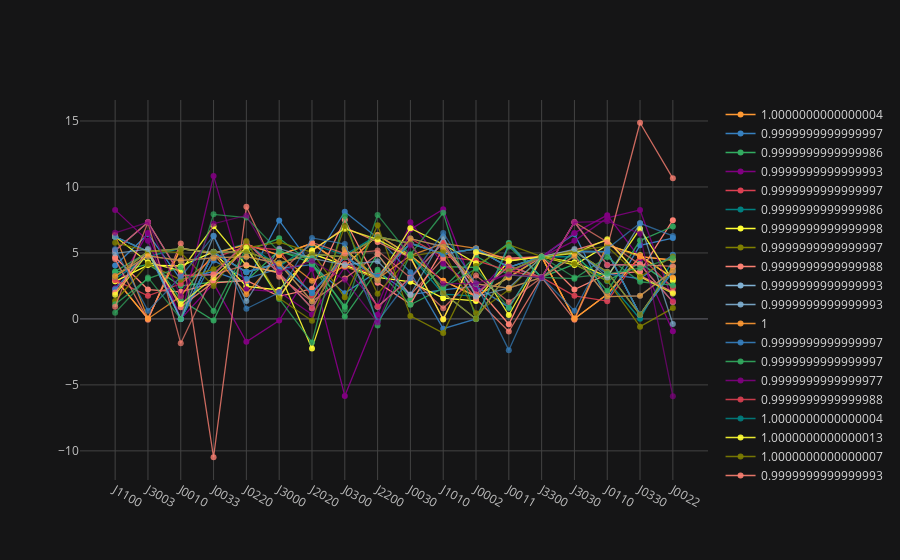

Notebook source saved alongside this figure:
### Markdown cell above
## See final parameters for different pre-trained nets

### Code cell
NetsDataFolder('../data/new_nets/').filter('doublefredkin_diagonal_initvalues4*').plot_parameters(hlines=[])

### Figure 1 — Plotly figure (JSON) as saved in the notebook; plotly's stock layout.template omitted (floating-point values rounded to 4 significant figures)
{"data": [{"connectgaps": true, "line": {"color": "rgba(255, 153, 51, 1.0)", "dash": "solid", "width": 1.3}, "marker": {"size": 6, "symbol": "dot"}, "mode": "lines+markers", "name": 1.0, "text": "", "type": "scatter", "x": ["J1100", "J3003", "J0010", "J0033", "J0220", "J3000", "J2020", "J0300", "J2200", "J0030", "J1010", "J0002", "J0011", "J3300", "J3030", "J0110", "J0330", "J0022"], "y": [3.033, 0.01116, 5.354, 4.959, 5.645, 4.841, 5.726, 3.98, 6.352, 4.801, 2.892, 1.721, 3.145, 4.712, 0.01117, 1.875, 4.724, 4.462]}, {"connectgaps": true, "line": {"color": "rgba(55, 128, 191, 1.0)", "dash": "solid", "width": 1.3}, "marker": {"size": 6, "symbol": "dot"}, "mode": "lines+markers", "name": 1.0, "text": "", "type": "scatter", "x": ["J1100", "J3003", "J0010", "J0033", "J0220", "J3000", "J2020", "J0300", "J2200", "J0030", "J1010", "J0002", "J0011", "J3300", "J3030", "J0110", "J0330", "J0022"], "y": [4.054, 6.431, 2.978, 3.603, 2.731, 7.461, 4.047, 1.952, 3.593, 1.845, 2.201, 2.483, 0.8736, 4.712, 6.431, 1.471, 5.574, 6.126]}, {"connectgaps": true, "line": {"color": "rgba(50, 171, 96, 1.0)", "dash": "solid", "width": 1.3}, "marker": {"size": 6, "symbol": "dot"}, "mode": "lines+markers", "name": 1.0, "text": "", "type": "scatter", "x": ["J1100", "J3003", "J0010", "J0033", "J0220", "J3000", "J2020", "J0300", "J2200", "J0030", "J1010", "J0002", "J0011", "J3300", "J3030", "J0110", "J0330", "J0022"], "y": [3.516, 4.151, 2.51, 2.787, 2.902, 5.179, 4.218, 0.9487, 4.906, 1.49, 3.967, 3.901, 5.745, 3.142, 4.151, 2.868, 4.248, 2.464]}, {"connectgaps": true, "line": {"color": "rgba(128, 0, 128, 1.0)", "dash": "solid", "width": 1.3}, "marker": {"size": 6, "symbol": "dot"}, "mode": "lines+markers", "name": 1.0, "text": "", "type": "scatter", "x": ["J1100", "J3003", "J0010", "J0033", "J0220", "J3000", "J2020", "J0300", "J2200", "J0030", "J1010", "J0002", "J0011", "J3300", "J3030", "J0110", "J0330", "J0022"], "y": [2.305, 6.519, -1.038e-09, 2.688, -1.732, -0.1241, 3.805, -5.835, 0.3141, 6.784, 8.308, 1.862, 4.537, 4.712, 6.519, 7.861, 4.593, -0.9421]}, {"connectgaps": true, "line": {"color": "rgba(219, 64, 82, 1.0)", "dash": "solid", "width": 1.3}, "marker": {"size": 6, "symbol": "dot"}, "mode": "lines+markers", "name": 1.0, "text": "", "type": "scatter", "x": ["J1100", "J3003", "J0010", "J0033", "J0220", "J3000", "J2020", "J0300", "J2200", "J0030", "J1010", "J0002", "J0011", "J3300", "J3030", "J0110", "J0330", "J0022"], "y": [6.224, 5.111, 1.533e-06, 5.045, 3.558, 4.227, 1.968, 4.696, 3.189, 5.73, 4.905, 5.315, 3.912, 4.712, 5.111, 5.095, 0.3164, 3.609]}, {"connectgaps": true, "line": {"color": "rgba(0, 128, 128, 1.0)", "dash": "solid", "width": 1.3}, "marker": {"size": 6, "symbol": "dot"}, "mode": "lines+markers", "name": 1.0, "text": "", "type": "scatter", "x": ["J1100", "J3003", "J0010", "J0033", "J0220", "J3000", "J2020", "J0300", "J2200", "J0030", "J1010", "J0002", "J0011", "J3300", "J3030", "J0110", "J0330", "J0022"], "y": [3.033, 4.724, 5.354, 4.959, 5.726, 3.98, 5.645, 4.841, 6.352, 4.801, 1.875, 1.721, 3.145, 4.712, 4.724, 2.892, 0.01117, 4.462]}, {"connectgaps": true, "line": {"color": "rgba(255, 255, 51, 1.0)", "dash": "solid", "width": 1.3}, "marker": {"size": 6, "symbol": "dot"}, "mode": "lines+markers", "name": 1.0, "text": "", "type": "scatter", "x": ["J1100", "J3003", "J0010", "J0033", "J0220", "J3000", "J2020", "J0300", "J2200", "J0030", "J1010", "J0002", "J0011", "J3300", "J3030", "J0110", "J0330", "J0022"], "y": [2.847, 4.078, 4.011, 5.084, 2.456, 2.193, 4.934, 4.083, 3.145, 2.81, 1.573, 1.363, 4.42, 4.712, 4.078, 5.594, 4.827, 3.062]}, {"connectgaps": true, "line": {"color": "rgba(128, 128, 0, 1.0)", "dash": "solid", "width": 1.3}, "marker": {"size": 6, "symbol": "dot"}, "mode": "lines+markers", "name": 1.0, "text": "", "type": "scatter", "x": ["J1100", "J3003", "J0010", "J0033", "J0220", "J3000", "J2020", "J0300", "J2200", "J0030", "J1010", "J0002", "J0011", "J3300", "J3030", "J0110", "J0330", "J0022"], "y": [3.189, 5.111, 5.315, 5.045, 5.095, 4.227, 4.905, 4.696, 6.224, 5.73, 1.968, 1.067e-06, 3.609, 4.712, 5.111, 3.558, 0.3164, 3.912]}, {"connectgaps": true, "line": {"color": "rgba(251, 128, 114, 1.0)", "dash": "solid", "width": 1.3}, "marker": {"size": 6, "symbol": "dot"}, "mode": "lines+markers", "name": 1.0, "text": "", "type": "scatter", "x": ["J1100", "J3003", "J0010", "J0033", "J0220", "J3000", "J2020", "J0300", "J2200", "J0030", "J1010", "J0002", "J0011", "J3300", "J3030", "J0110", "J0330", "J0022"], "y": [4.671, 2.225, 2.05, 2.735, 2.908, 1.707, 2.284, 7.519, 2.748, 1.118, 5.331, 2.433, -0.4034, 4.712, 2.225, 3.395, 3.588, 7.485]}, {"connectgaps": true, "line": {"color": "rgba(128, 177, 211, 1.0)", "dash": "solid", "width": 1.3}, "marker": {"size": 6, "symbol": "dot"}, "mode": "lines+markers", "name": 1.0, "text": "", "type": "scatter", "x": ["J1100", "J3003", "J0010", "J0033", "J0220", "J3000", "J2020", "J0300", "J2200", "J0030", "J1010", "J0002", "J0011", "J3300", "J3030", "J0110", "J0330", "J0022"], "y": [5.177, 7.332, 3.285, 3.363, 5.831, 3.463, 0.8061, 4.949, 0.9276, 3.113, 5.793, 1.85, 3.989, 3.142, 7.332, 4.093, 4.116, 1.287]}, {"connectgaps": true, "line": {"color": "rgba(128, 177, 211, 0.89999999999999991)", "dash": "solid", "width": 1.3}, "marker": {"size": 6, "symbol": "dot"}, "mode": "lines+markers", "name": 1.0, "text": "", "type": "scatter", "x": ["J1100", "J3003", "J0010", "J0033", "J0220", "J3000", "J2020", "J0300", "J2200", "J0030", "J1010", "J0002", "J0011", "J3300", "J3030", "J0110", "J0330", "J0022"], "y": [6.224, 5.111, 1.787e-06, 5.045, 3.558, 4.227, 1.968, 4.696, 3.189, 5.73, 4.905, 5.315, 3.912, 4.712, 5.111, 5.095, 0.3164, 3.609]}, {"connectgaps": true, "line": {"color": "rgba(255, 153, 51, 0.89999999999999991)", "dash": "solid", "width": 1.3}, "marker": {"size": 6, "symbol": "dot"}, "mode": "lines+markers", "name": 1, "text": "", "type": "scatter", "x": ["J1100", "J3003", "J0010", "J0033", "J0220", "J3000", "J2020", "J0300", "J2200", "J0030", "J1010", "J0002", "J0011", "J3300", "J3030", "J0110", "J0330", "J0022"], "y": [3.033, 0.01117, 5.354, 4.959, 5.645, 4.841, 5.726, 3.98, 6.352, 4.801, 2.892, 1.721, 3.145, 4.712, 0.01117, 1.875, 4.724, 4.462]}, {"connectgaps": true, "line": {"color": "rgba(55, 128, 191, 0.89999999999999991)", "dash": "solid", "width": 1.3}, "marker": {"size": 6, "symbol": "dot"}, "mode": "lines+markers", "name": 1.0, "text": "", "type": "scatter", "x": ["J1100", "J3003", "J0010", "J0033", "J0220", "J3000", "J2020", "J0300", "J2200", "J0030", "J1010", "J0002", "J0011", "J3300", "J3030", "J0110", "J0330", "J0022"], "y": [2.249, 5.108, -3.888e-10, 4.435, 3.042, 3.826, 4.119, 8.123, 6.139, 3.528, -0.7416, 2.739e-09, 5.634, 3.142, 5.108, 3.409, 3.044, 4.853]}, {"connectgaps": true, "line": {"color": "rgba(50, 171, 96, 0.89999999999999991)", "dash": "solid", "width": 1.3}, "marker": {"size": 6, "symbol": "dot"}, "mode": "lines+markers", "name": 1.0, "text": "", "type": "scatter", "x": ["J1100", "J3003", "J0010", "J0033", "J0220", "J3000", "J2020", "J0300", "J2200", "J0030", "J1010", "J0002", "J0011", "J3300", "J3030", "J0110", "J0330", "J0022"], "y": [3.602, 5.047, 1.436, -0.1294, 5.134, 6.105, 4.172, 0.1769, 3.725, 1.077, 2.345, 4.772, 3.338, 3.142, 5.047, 2.111, 5.939, 7.002]}, {"connectgaps": true, "line": {"color": "rgba(128, 0, 128, 0.89999999999999991)", "dash": "solid", "width": 1.3}, "marker": {"size": 6, "symbol": "dot"}, "mode": "lines+markers", "name": 1.0, "text": "", "type": "scatter", "x": ["J1100", "J3003", "J0010", "J0033", "J0220", "J3000", "J2020", "J0300", "J2200", "J0030", "J1010", "J0002", "J0011", "J3300", "J3030", "J0110", "J0330", "J0022"], "y": [8.263, 5.917, -1.159e-11, 10.84, 2.24, 2.045, 0.3367, 3.928, 0.9722, 7.325, 4.173, 2.301, 3.494, 4.712, 5.917, 7.652, 8.261, 1.379]}, {"connectgaps": true, "line": {"color": "rgba(219, 64, 82, 0.89999999999999991)", "dash": "solid", "width": 1.3}, "marker": {"size": 6, "symbol": "dot"}, "mode": "lines+markers", "name": 1.0, "text": "", "type": "scatter", "x": ["J1100", "J3003", "J0010", "J0033", "J0220", "J3000", "J2020", "J0300", "J2200", "J0030", "J1010", "J0002", "J0011", "J3300", "J3030", "J0110", "J0330", "J0022"], "y": [2.939, 1.752, 2.662, 4.62, 5.472, 5.234, 1.696, 4.185, 3.256, 6.085, 4.714, 4.427, 3.649, 3.142, 1.752, 1.348, 4.774, 2.334]}, {"connectgaps": true, "line": {"color": "rgba(0, 128, 128, 0.89999999999999991)", "dash": "solid", "width": 1.3}, "marker": {"size": 6, "symbol": "dot"}, "mode": "lines+markers", "name": 1.0, "text": "", "type": "scatter", "x": ["J1100", "J3003", "J0010", "J0033", "J0220", "J3000", "J2020", "J0300", "J2200", "J0030", "J1010", "J0002", "J0011", "J3300", "J3030", "J0110", "J0330", "J0022"], "y": [6.224, 5.111, 1.461e-06, 5.045, 3.558, 4.227, 1.968, 4.696, 3.189, 5.73, 4.905, 5.315, 3.912, 4.712, 5.111, 5.095, 0.3164, 3.609]}, {"connectgaps": true, "line": {"color": "rgba(255, 255, 51, 0.89999999999999991)", "dash": "solid", "width": 1.3}, "marker": {"size": 6, "symbol": "dot"}, "mode": "lines+markers", "name": 1.0, "text": "", "type": "scatter", "x": ["J1100", "J3003", "J0010", "J0033", "J0220", "J3000", "J2020", "J0300", "J2200", "J0030", "J1010", "J0002", "J0011", "J3300", "J3030", "J0110", "J0330", "J0022"], "y": [6.254, 4.293, 3.631, 7.031, 4.055, 3.513, -2.234, 5.33, 2.994, 6.873, 5.654, 4.227, 0.2943, 4.712, 4.293, 3.201, 6.832, 2.885]}, {"connectgaps": true, "line": {"color": "rgba(128, 128, 0, 0.89999999999999991)", "dash": "solid", "width": 1.3}, "marker": {"size": 6, "symbol": "dot"}, "mode": "lines+markers", "name": 1.0, "text": "", "type": "scatter", "x": ["J1100", "J3003", "J0010", "J0033", "J0220", "J3000", "J2020", "J0300", "J2200", "J0030", "J1010", "J0002", "J0011", "J3300", "J3030", "J0110", "J0330", "J0022"], "y": [1.354, 4.152, 2.962, 3.768, 5.382, 5.822, 5.048, 1.65, 7.097, 0.2286, -1.072, 4.019, 5.621, 4.712, 4.152, 2.907, -0.5853, 0.8217]}, {"connectgaps": true, "line": {"color": "rgba(251, 128, 114, 0.89999999999999991)", "dash": "solid", "width": 1.3}, "marker": {"size": 6, "symbol": "dot"}, "mode": "lines+markers", "name": 1.0, "text": "", "type": "scatter", "x": ["J1100", "J3003", "J0010", "J0033", "J0220", "J3000", "J2020", "J0300", "J2200", "J0030", "J1010", "J0002", "J0011", "J3300", "J3030", "J0110", "J0330", "J0022"], "y": [2.003, 5.212, 0.8933, 2.798, 5.408, 1.686, 5.141, 6.927, 5.83, 4.644, -0.00753, 5.028, 4.597, 4.712, 5.212, 5.943, 3.277, 2.03]}, {"connectgaps": true, "line": {"color": "rgba(251, 128, 114, 0.79999999999999982)", "dash": "solid", "width": 1.3}, "marker": {"size": 6, "symbol": "dot"}, "mode": "lines+markers", "name": 1.0, "text": "", "type": "scatter", "x": ["J1100", "J3003", "J0010", "J0033", "J0220", "J3000", "J2020", "J0300", "J2200", "J0030", "J1010", "J0002", "J0011", "J3300", "J3030", "J0110", "J0330", "J0022"], "y": [4.533, -0.06564, 5.723, -10.48, 8.501, 3.204, 1.328, 3.069, 4.891, 1.809, 4.606, 1.531, -0.9583, 3.142, -0.06564, 5.427, 14.87, 10.66]}, {"connectgaps": true, "line": {"color": "rgba(128, 177, 211, 0.79999999999999982)", "dash": "solid", "width": 1.3}, "marker": {"size": 6, "symbol": "dot"}, "mode": "lines+markers", "name": 1.0, "text": "", "type": "scatter", "x": ["J1100", "J3003", "J0010", "J0033", "J0220", "J3000", "J2020", "J0300", "J2200", "J0030", "J1010", "J0002", "J0011", "J3300", "J3030", "J0110", "J0330", "J0022"], "y": [3.189, 5.111, 5.315, 5.045, 5.095, 4.227, 4.905, 4.696, 6.224, 5.73, 1.968, 1.454e-06, 3.609, 4.712, 5.111, 3.558, 0.3164, 3.912]}, {"connectgaps": true, "line": {"color": "rgba(255, 153, 51, 0.79999999999999982)", "dash": "solid", "width": 1.3}, "marker": {"size": 6, "symbol": "dot"}, "mode": "lines+markers", "name": 1.0, "text": "", "type": "scatter", "x": ["J1100", "J3003", "J0010", "J0033", "J0220", "J3000", "J2020", "J0300", "J2200", "J0030", "J1010", "J0002", "J0011", "J3300", "J3030", "J0110", "J0330", "J0022"], "y": [6.352, 0.01117, 1.721, 4.959, 1.875, 4.841, 2.892, 3.98, 3.033, 4.801, 5.726, 5.354, 4.462, 4.712, 0.01117, 5.645, 4.724, 3.145]}, {"connectgaps": true, "line": {"color": "rgba(55, 128, 191, 0.79999999999999982)", "dash": "solid", "width": 1.3}, "marker": {"size": 6, "symbol": "dot"}, "mode": "lines+markers", "name": 1.0, "text": "", "type": "scatter", "x": ["J1100", "J3003", "J0010", "J0033", "J0220", "J3000", "J2020", "J0300", "J2200", "J0030", "J1010", "J0002", "J0011", "J3300", "J3030", "J0110", "J0330", "J0022"], "y": [6.224, 5.111, 1.335e-06, 5.045, 3.558, 4.227, 1.968, 4.696, 3.189, 5.73, 4.905, 5.315, 3.912, 4.712, 5.111, 5.095, 0.3164, 3.609]}, {"connectgaps": true, "line": {"color": "rgba(50, 171, 96, 0.79999999999999982)", "dash": "solid", "width": 1.3}, "marker": {"size": 6, "symbol": "dot"}, "mode": "lines+markers", "name": 1.0, "text": "", "type": "scatter", "x": ["J1100", "J3003", "J0010", "J0033", "J0220", "J3000", "J2020", "J0300", "J2200", "J0030", "J1010", "J0002", "J0011", "J3300", "J3030", "J0110", "J0330", "J0022"], "y": [1.103, 3.051, 3.918, 0.6046, 5.395, 1.516, -1.781, 7.771, -0.5019, 4.896, 8.046, 2.371e-08, 5.481, 3.142, 3.051, 4.688, 2.815, 2.553]}, {"connectgaps": true, "line": {"color": "rgba(128, 0, 128, 0.79999999999999982)", "dash": "solid", "width": 1.3}, "marker": {"size": 6, "symbol": "dot"}, "mode": "lines+markers", "name": 1.0, "text": "", "type": "scatter", "x": ["J1100", "J3003", "J0010", "J0033", "J0220", "J3000", "J2020", "J0300", "J2200", "J0030", "J1010", "J0002", "J0011", "J3300", "J3030", "J0110", "J0330", "J0022"], "y": [3.256, 4.774, 4.427, 4.62, 4.714, 4.185, 1.348, 5.234, 2.939, 6.085, 5.472, 2.662, 2.334, 3.142, 4.774, 1.696, 1.752, 3.649]}, {"connectgaps": true, "line": {"color": "rgba(219, 64, 82, 0.79999999999999982)", "dash": "solid", "width": 1.3}, "marker": {"size": 6, "symbol": "dot"}, "mode": "lines+markers", "name": 1.0, "text": "", "type": "scatter", "x": ["J1100", "J3003", "J0010", "J0033", "J0220", "J3000", "J2020", "J0300", "J2200", "J0030", "J1010", "J0002", "J0011", "J3300", "J3030", "J0110", "J0330", "J0022"], "y": [5.177, 7.332, 3.285, 3.363, 5.831, 3.463, 0.8061, 4.949, 0.9276, 3.113, 5.793, 1.85, 3.989, 3.142, 7.332, 4.093, 4.116, 1.287]}, {"connectgaps": true, "line": {"color": "rgba(0, 128, 128, 0.79999999999999982)", "dash": "solid", "width": 1.3}, "marker": {"size": 6, "symbol": "dot"}, "mode": "lines+markers", "name": 1.0, "text": "", "type": "scatter", "x": ["J1100", "J3003", "J0010", "J0033", "J0220", "J3000", "J2020", "J0300", "J2200", "J0030", "J1010", "J0002", "J0011", "J3300", "J3030", "J0110", "J0330", "J0022"], "y": [3.256, 4.774, 4.427, 4.62, 4.714, 4.185, 1.348, 5.234, 2.939, 6.085, 5.472, 2.662, 2.334, 3.142, 4.774, 1.696, 1.752, 3.649]}, {"connectgaps": true, "line": {"color": "rgba(255, 255, 51, 0.79999999999999982)", "dash": "solid", "width": 1.3}, "marker": {"size": 6, "symbol": "dot"}, "mode": "lines+markers", "name": 1.0, "text": "", "type": "scatter", "x": ["J1100", "J3003", "J0010", "J0033", "J0220", "J3000", "J2020", "J0300", "J2200", "J0030", "J1010", "J0002", "J0011", "J3300", "J3030", "J0110", "J0330", "J0022"], "y": [1.833, 4.976, 1.124, 3.113, 5.412, 1.616, 5.208, 6.827, 6.02, 4.706, -0.04993, 5.062, 4.383, 4.712, 4.976, 6.029, 3.195, 1.928]}, {"connectgaps": true, "line": {"color": "rgba(128, 128, 0, 0.79999999999999982)", "dash": "solid", "width": 1.3}, "marker": {"size": 6, "symbol": "dot"}, "mode": "lines+markers", "name": 1.0, "text": "", "type": "scatter", "x": ["J1100", "J3003", "J0010", "J0033", "J0220", "J3000", "J2020", "J0300", "J2200", "J0030", "J1010", "J0002", "J0011", "J3300", "J3030", "J0110", "J0330", "J0022"], "y": [5.767, 5.165, 5.018, 2.487, 5.9, 1.562, -0.1404, 7.036, 1.906, 4.737, 5.172, 0.4294, 2.212, 4.712, 5.165, 5.492, 3.185, 4.726]}, {"connectgaps": true, "line": {"color": "rgba(128, 128, 0, 0.69999999999999996)", "dash": "solid", "width": 1.3}, "marker": {"size": 6, "symbol": "dot"}, "mode": "lines+markers", "name": 1.0, "text": "", "type": "scatter", "x": ["J1100", "J3003", "J0010", "J0033", "J0220", "J3000", "J2020", "J0300", "J2200", "J0030", "J1010", "J0002", "J0011", "J3300", "J3030", "J0110", "J0330", "J0022"], "y": [3.189, 5.111, 5.315, 5.045, 5.095, 4.227, 4.905, 4.696, 6.224, 5.73, 1.968, 1.749e-06, 3.609, 4.712, 5.111, 3.558, 0.3164, 3.912]}, {"connectgaps": true, "line": {"color": "rgba(251, 128, 114, 0.69999999999999996)", "dash": "solid", "width": 1.3}, "marker": {"size": 6, "symbol": "dot"}, "mode": "lines+markers", "name": 1.0, "text": "", "type": "scatter", "x": ["J1100", "J3003", "J0010", "J0033", "J0220", "J3000", "J2020", "J0300", "J2200", "J0030", "J1010", "J0002", "J0011", "J3300", "J3030", "J0110", "J0330", "J0022"], "y": [0.9276, 7.332, -1.85, 3.363, 4.093, 3.463, 5.793, 4.949, 5.177, 3.113, 0.8061, 3.285, 1.287, 3.142, 7.332, 5.831, 4.116, 3.989]}, {"connectgaps": true, "line": {"color": "rgba(128, 177, 211, 0.69999999999999996)", "dash": "solid", "width": 1.3}, "marker": {"size": 6, "symbol": "dot"}, "mode": "lines+markers", "name": 1.0, "text": "", "type": "scatter", "x": ["J1100", "J3003", "J0010", "J0033", "J0220", "J3000", "J2020", "J0300", "J2200", "J0030", "J1010", "J0002", "J0011", "J3300", "J3030", "J0110", "J0330", "J0022"], "y": [4.974, 5.292, -3.77e-09, 6.29, 1.357, 5.317, 4.584, 4.089, 4.37, 1.834, 6.209, 1.696, 2.347, 4.712, 5.292, 3.148, 7.245, -0.3905]}, {"connectgaps": true, "line": {"color": "rgba(255, 153, 51, 0.69999999999999996)", "dash": "solid", "width": 1.3}, "marker": {"size": 6, "symbol": "dot"}, "mode": "lines+markers", "name": 1.0, "text": "", "type": "scatter", "x": ["J1100", "J3003", "J0010", "J0033", "J0220", "J3000", "J2020", "J0300", "J2200", "J0030", "J1010", "J0002", "J0011", "J3300", "J3030", "J0110", "J0330", "J0022"], "y": [3.256, 4.774, 4.427, 4.62, 4.714, 4.185, 1.348, 5.234, 2.939, 6.085, 5.472, 2.662, 2.334, 3.142, 4.774, 1.696, 1.752, 3.649]}, {"connectgaps": true, "line": {"color": "rgba(55, 128, 191, 0.69999999999999996)", "dash": "solid", "width": 1.3}, "marker": {"size": 6, "symbol": "dot"}, "mode": "lines+markers", "name": 1.0, "text": "", "type": "scatter", "x": ["J1100", "J3003", "J0010", "J0033", "J0220", "J3000", "J2020", "J0300", "J2200", "J0030", "J1010", "J0002", "J0011", "J3300", "J3030", "J0110", "J0330", "J0022"], "y": [5.287, 0.6173, 3.193, 6.293, 0.7728, 1.993, 6.134, 5.674, -0.195, 3.082, 6.516, 2.666, -2.368, 3.142, 0.6173, 5.324, 7.242, 6.285]}, {"connectgaps": true, "line": {"color": "rgba(50, 171, 96, 0.69999999999999996)", "dash": "solid", "width": 1.3}, "marker": {"size": 6, "symbol": "dot"}, "mode": "lines+markers", "name": 1, "text": "", "type": "scatter", "x": ["J1100", "J3003", "J0010", "J0033", "J0220", "J3000", "J2020", "J0300", "J2200", "J0030", "J1010", "J0002", "J0011", "J3300", "J3030", "J0110", "J0330", "J0022"], "y": [0.4652, 3.144, 1.249e-10, 7.925, 7.676, 5.098, 4.565, 0.7191, 7.88, 4.787, 2.368, 3.795, 0.8287, 4.712, 3.144, 3.413, 3.856, 4.598]}, {"connectgaps": true, "line": {"color": "rgba(128, 0, 128, 0.69999999999999996)", "dash": "solid", "width": 1.3}, "marker": {"size": 6, "symbol": "dot"}, "mode": "lines+markers", "name": 1.0, "text": "", "type": "scatter", "x": ["J1100", "J3003", "J0010", "J0033", "J0220", "J3000", "J2020", "J0300", "J2200", "J0030", "J1010", "J0002", "J0011", "J3300", "J3030", "J0110", "J0330", "J0022"], "y": [6.528, 7.319, 1.717, 7.217, 7.843, 3.556, 4.393, 2.97, -0.272, 5.607, 2.659, 2.695, 3.364, 3.142, 7.319, 7.4, 6.481, -5.869]}], "layout": {"legend": {"bgcolor": "#151516", "font": {"color": "#D9D9D9"}}, "paper_bgcolor": "#151516", "plot_bgcolor": "#151516", "shapes": [], "titlefont": {"color": "#D9D9D9"}, "xaxis1": {"gridcolor": "#434343", "showgrid": true, "tickfont": {"color": "#C2C2C2"}, "title": "", "titlefont": {"color": "#D9D9D9"}, "zerolinecolor": "#666570"}, "yaxis1": {"gridcolor": "#434343", "showgrid": true, "tickfont": {"color": "#C2C2C2"}, "title": "", "titlefont": {"color": "#D9D9D9"}, "zerolinecolor": "#666570"}}}
